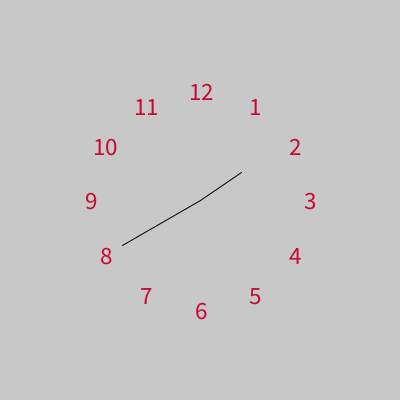
Frame 1 (no input)
Frame 60 (the mouse pressed at the canvas centre just before this capture): identical to frame 1, image omitted
Frame 120 (the mouse held since frame 60 and released just before this capture): identical to frame 1, image omitted

The Processing sketch that drew this single still picture (run headless with seeded random() and noise(); from frame 60 on, the mouse is pressed at the canvas centre):

// Processing sketch: sketch_reloj
// ── sketch_reloj.pde
Reloj reloj;
Manecilla horas;
Manecilla minutos;

void setup () {
  size (400, 400);
  reloj = new Reloj();
  horas = new Manecilla (50, 1.9);
  minutos = new Manecilla (90, 8);
}

void draw () {
  background(200);
  translate(width/2, height/2);
  reloj.Dibujar();
  horas.Dibujar();
  minutos.Dibujar();
  //float t = millis() / 1000.0;
  //horas.ajustarValor(t % 12.0);
}

// ── Manecilla.pde
class Manecilla {
  float largo;
  float theta;
  PVector posicion;
  
  Manecilla (float largo, float num) {
    this.largo = largo;
    theta = -90.0 + 30.0*num;
    posicion = PVector.fromAngle(radians(theta));
    posicion.mult(largo);
  }

  void ajustarValor(float num) {
    theta = -90.0 + 30.0*num;
    posicion = PVector.fromAngle(radians(theta));
    posicion.mult(largo);
  }
  
  void Dibujar () {
    line(0, 0, posicion.x, posicion.y);
  }
}

// ── Numero.pde
class Numero {
  int num;
  PVector pos;
  
  Numero (int numero, float theta) {
    num = numero;
    pos = new PVector(110, 0);
    pos.rotate(theta);
  }
  
  void Dibujar () {
    fill(200,10,50);
    textSize(25);
    textAlign(CENTER, CENTER);
    text(str(num), pos.x, pos.y);
  }
}

// ── Reloj.pde
class Reloj {
  ArrayList<Numero> numeros;

  Reloj () {
    numeros = new ArrayList<Numero>();
    for (int i= 1; i <= 12; i++) {
      numeros.add( new Numero(i, radians(-60 + 30*(i-1))));
    }
  }
  
  void Dibujar () {
    for (Numero n : numeros) {
      n.Dibujar();
    }
  }
}
